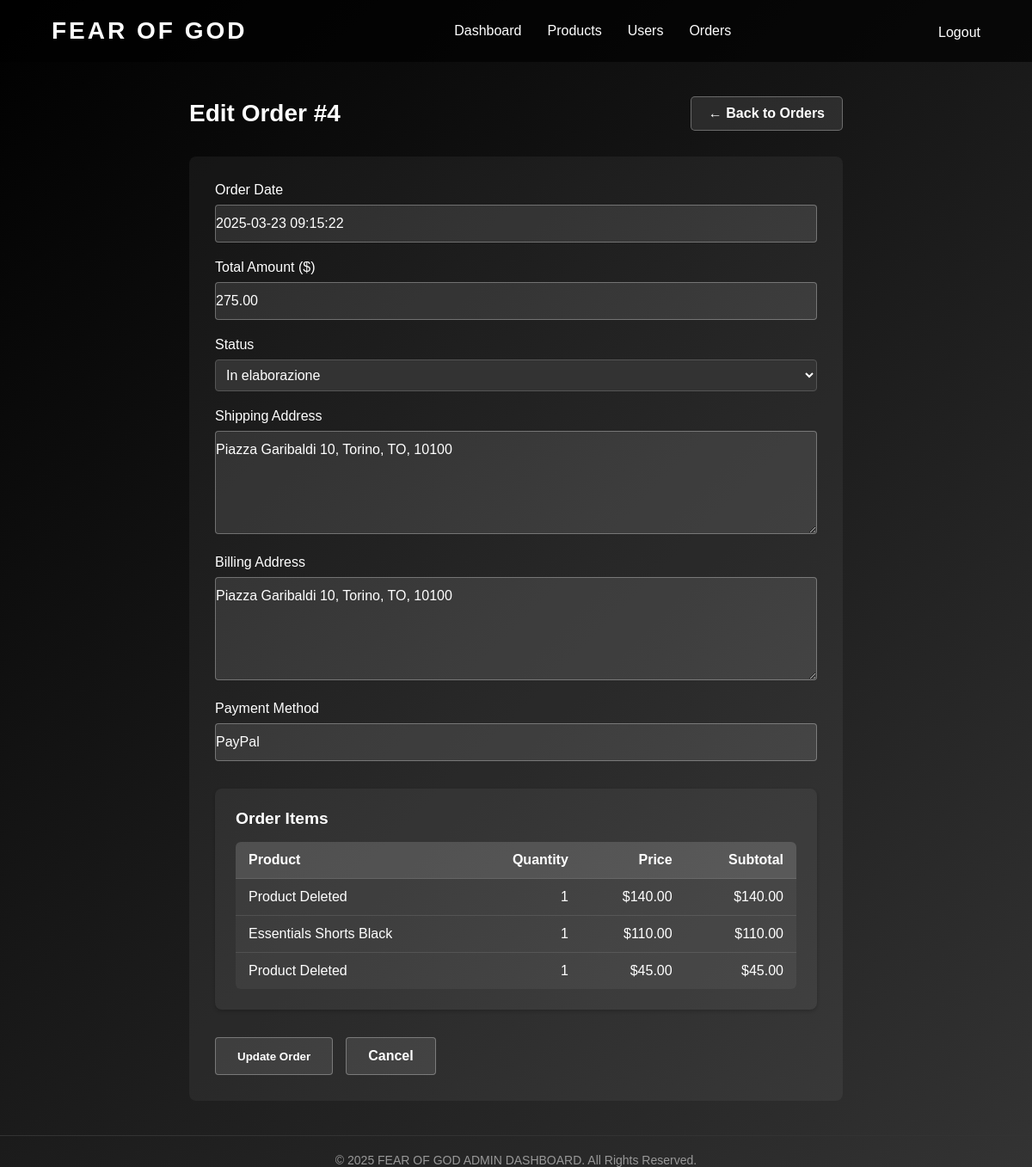
The app's page /dashboard/edit_order.php?id=4 (signed in), older data.
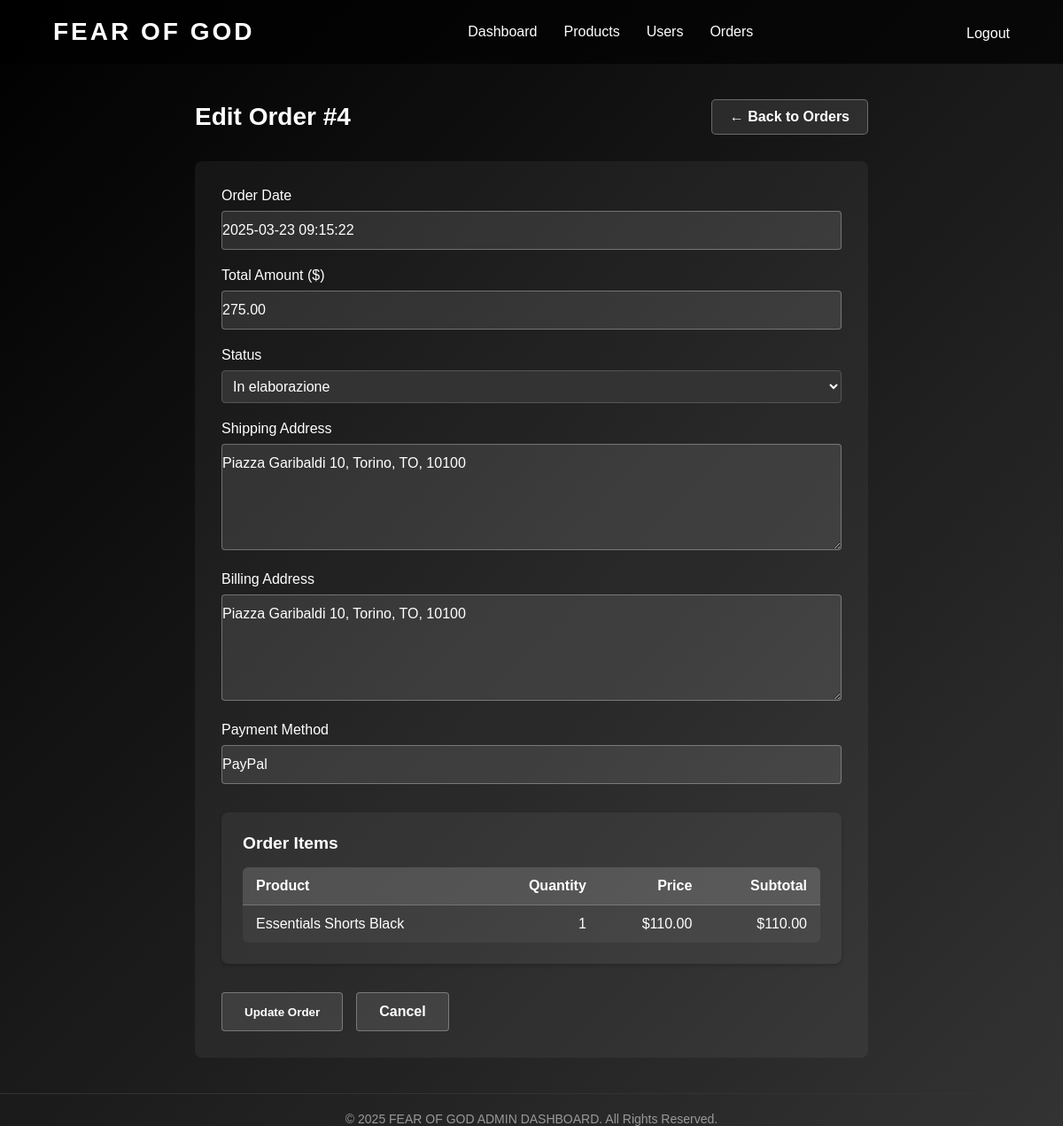
The same page, newer data.
### tables this page shows
CREATE TABLE `itemorder` (
  `item_order_id` int(11) NOT NULL,
  `order_id` int(11) DEFAULT NULL,
  `product_id` int(11) DEFAULT NULL,
  `quantity` int(11) NOT NULL,
  `price_at_time_of_purchase` decimal(10,2) NOT NULL,
  `created_at` timestamp NOT NULL DEFAULT current_timestamp()
);

CREATE TABLE `product` (
  `product_id` int(11) NOT NULL,
  `name` varchar(255) NOT NULL,
  `description` text DEFAULT NULL,
  `price` decimal(10,2) NOT NULL,
  `stock_quantity` int(11) NOT NULL,
  `image_url` varchar(255) DEFAULT NULL
);

### dashboard/edit_order.php (the view, shortened to what the changed rows need)
<?php
$mysqli = new mysqli('localhost', 'root', '', 'fearofgod');
$order = [
    'order_id' => '',
    'user_id' => '',
    'order_date' => '',
    'total_amount' => '',
    'status' => '',
    'shipping_address' => '',
    'billing_address' => '',
    'payment_method' => ''
];
$order_items = [];
if (isset($_GET['id'])) {
    $order_id = $_GET['id'];
    $sql = "SELECT * FROM orders WHERE order_id = '$order_id'";
    $result = $mysqli->query($sql);
    if ($result->num_rows > 0) {
        $order = $result->fetch_assoc();
        $items_sql = "SELECT i.*, p.name as product_name
                     FROM itemorder i
                     LEFT JOIN product p ON i.product_id = p.product_id
                     WHERE i.order_id = '$order_id'";
        $items_result = $mysqli->query($items_sql);
        if ($items_result->num_rows > 0) {
            while ($row = $items_result->fetch_assoc()) {
                $order_items[] = $row;
            }
        }
    } else {
        $error = "Order not found";
    }
}
?>
<!DOCTYPE html>
<html lang="en">
<head>
    <link rel="stylesheet" href="dashboard.css">
    <link rel="stylesheet" href="../style.css">
</head>
<body>
    <section class="edit-product-container">
        <div class="edit-product-header">
            <h1 class="edit-product-title">Edit Order #<?php echo $order['order_id']; ?></h1>
        </div>
        <form class="edit-product-form" method="POST" action="edit_order.php">
            <div class="order-items">
                <table class="order-items-table">
                    <thead>
                        <tr>
                            <th>Product</th>
                            <th>Quantity</th>
                            <th>Price</th>
                            <th>Subtotal</th>
                        </tr>
                    </thead>
                    <tbody>
                        <?php foreach ($order_items as $item): ?>
                            <tr>
                                <td><?php echo $item['product_name'] ? $item['product_name'] : 'Product Deleted'; ?></td>
                                <td><?php echo $item['quantity']; ?></td>
                                <td>$<?php echo number_format($item['price_at_time_of_purchase'], 2); ?></td>
                                <td>$<?php echo number_format($item['quantity'] * $item['price_at_time_of_purchase'], 2); ?></td>
                            </tr>
                        <?php endforeach; ?>
                    </tbody>
                </table>
            </div>
        </form>
    </section>
</body>
</html>

Row changes from the older to the newer data that the page shows:
removed itemorder: shows "Product Deleted", quantity "1", price_at_time_of_purchase "140.00", $item['quantity']*$item['price_at_time_of_purchase'] "140.00"
removed itemorder: shows "Product Deleted", quantity "1", price_at_time_of_purchase "45.00", $item['quantity']*$item['price_at_time_of_purchase'] "45.00"
